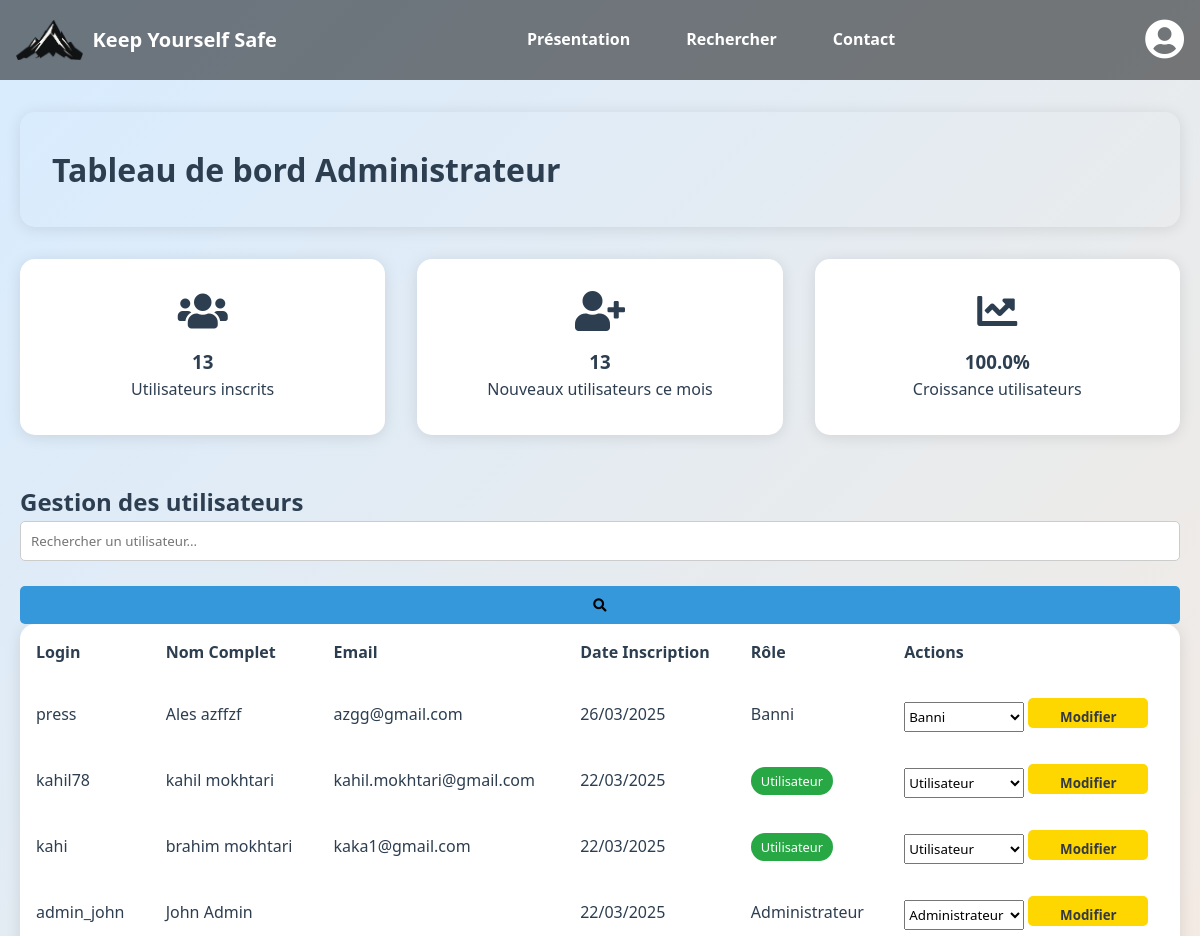
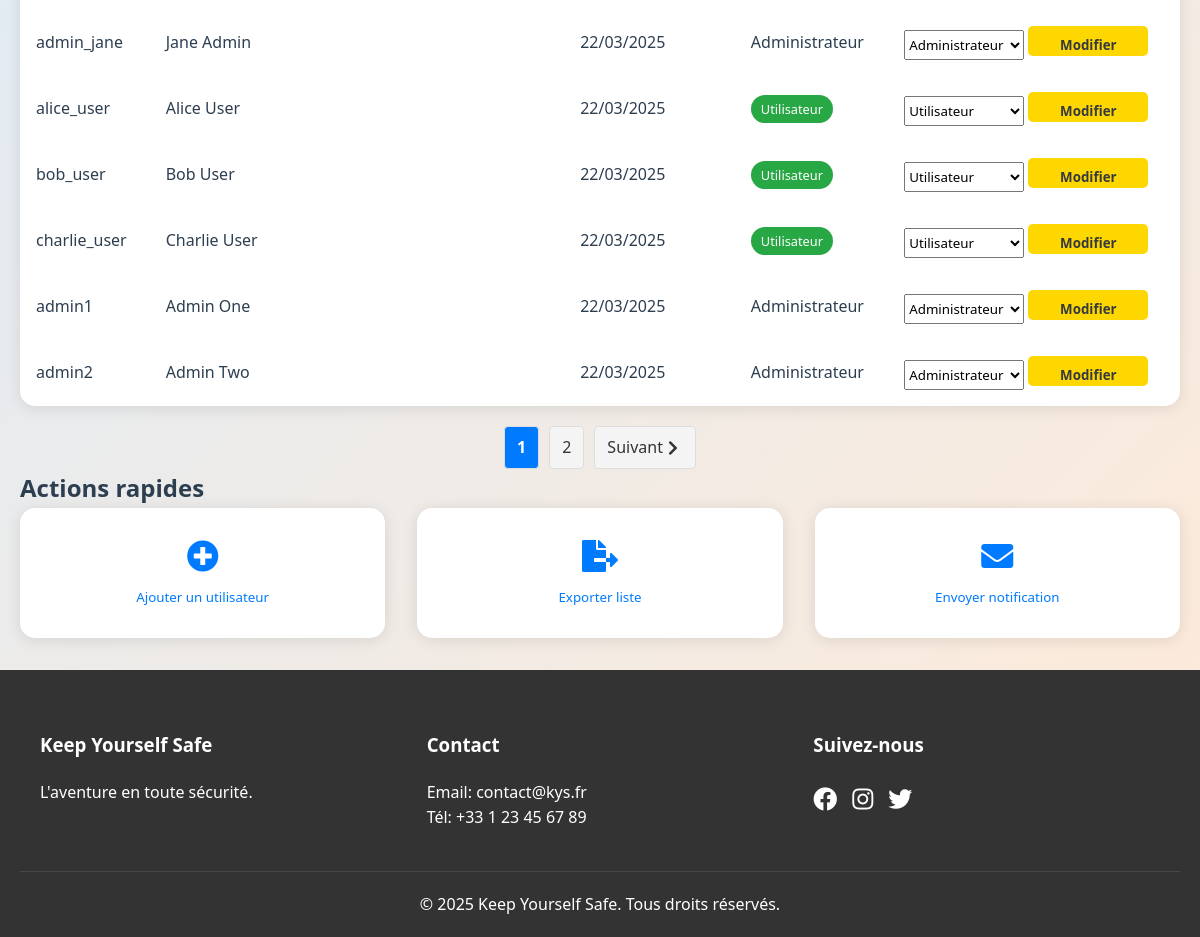
The page /admin.php (signed in) on the database as committed earlier (2 pictures, top to bottom).
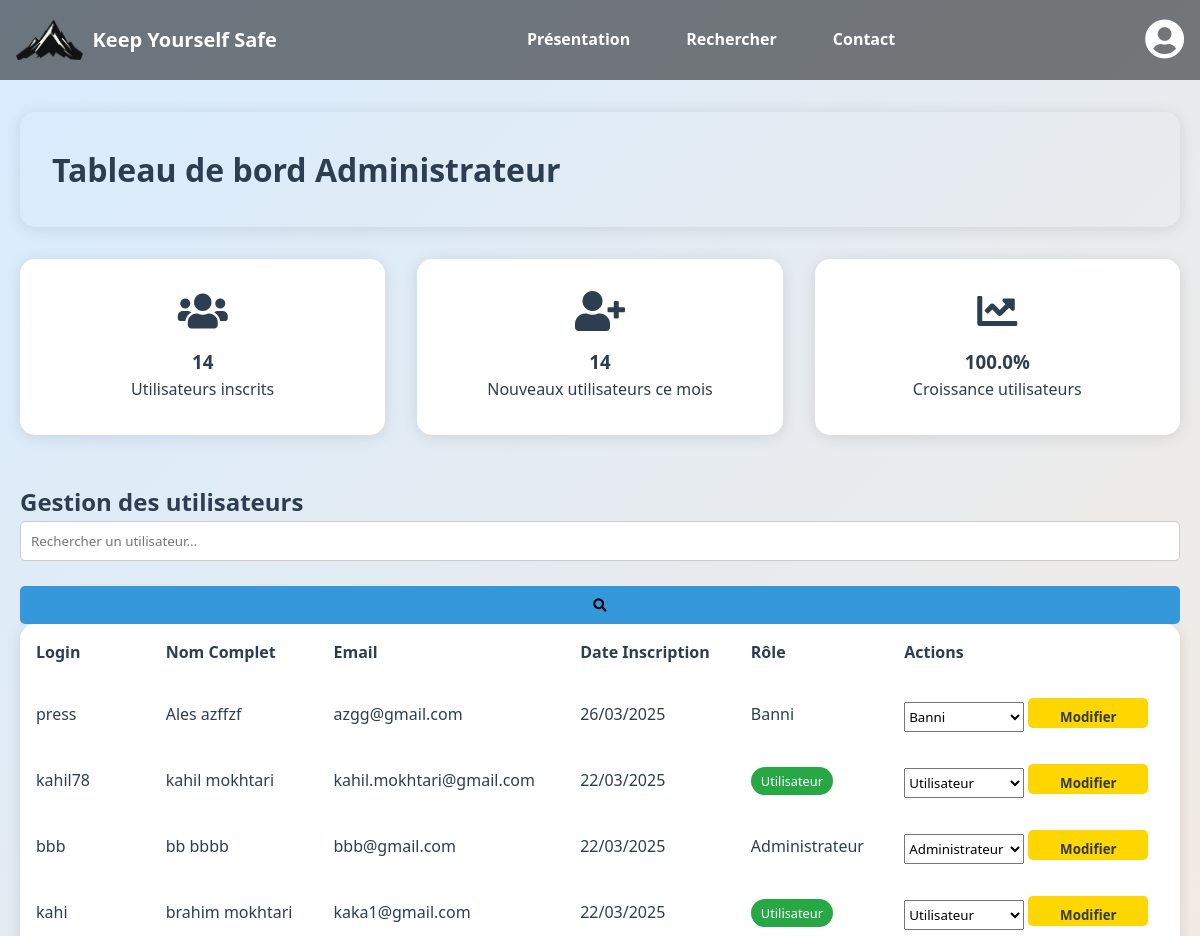
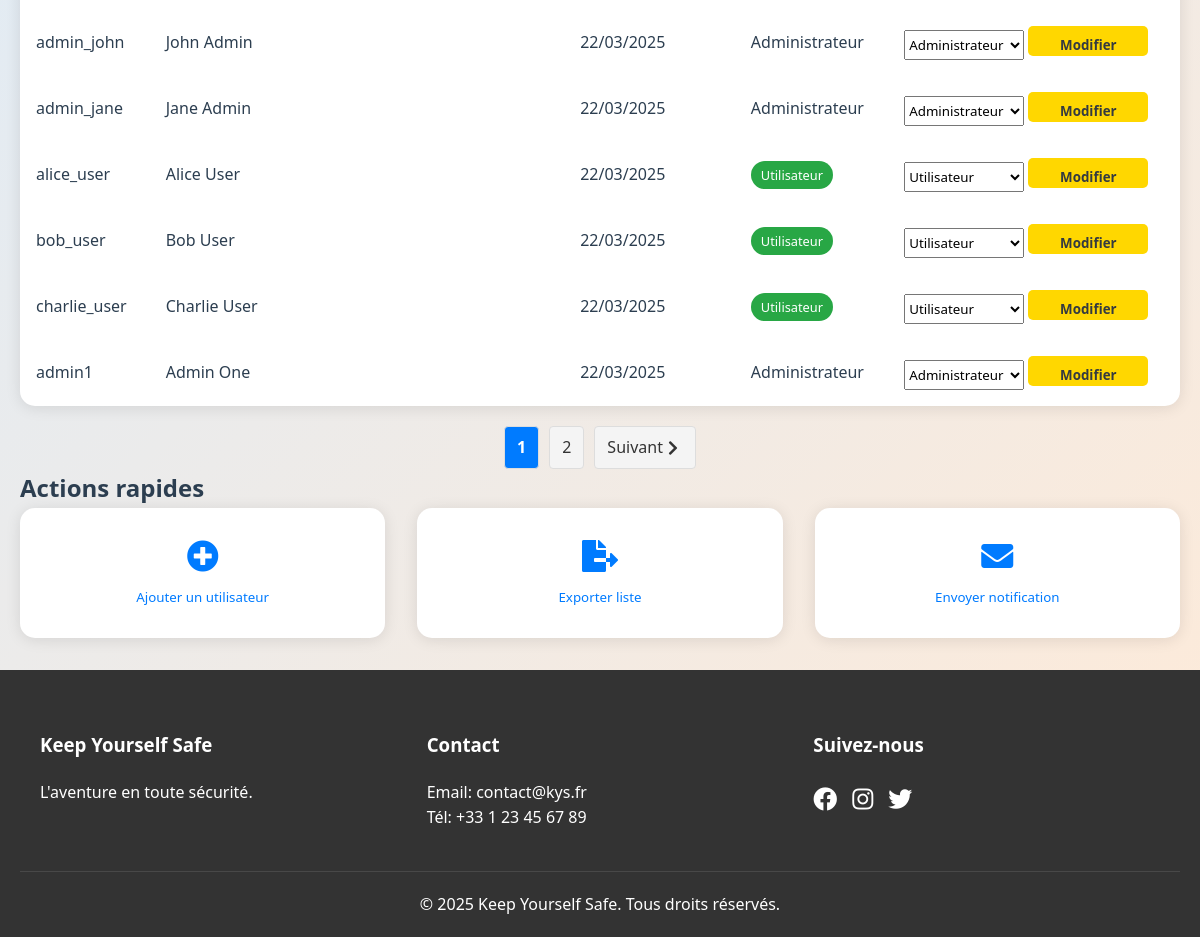
The same page on the database as committed later (2 pictures, top to bottom).
### tables this page shows
CREATE TABLE `users` (
  `id` int(11) NOT NULL,
  `login` varchar(50) NOT NULL,
  `email` varchar(255) NOT NULL,
  `password` varchar(255) NOT NULL,
  `role` varchar(20) DEFAULT 'user',
  `firstname` varchar(100) NOT NULL,
  `lastname` varchar(100) NOT NULL,
  `registration_date` datetime DEFAULT current_timestamp()
);

### admin.php (the view, shortened to what this page needs)
<?php
$db = Database::getInstance();
$pdo = $db->getConnection();
$usersPerPage = 10;
$page = isset($_GET['page']) ? (int)$_GET['page'] : 1;
$page = max(1, $page);
$searchTerm = isset($_GET['search']) ? $_GET['search'] : '';
$countQuery = "SELECT COUNT(*) FROM users WHERE 1=1";
$userQuery = "SELECT * FROM users WHERE 1=1";
$params = [];
$countStmt = $pdo->prepare($countQuery);
$countStmt->execute($params);
$totalUsers = $countStmt->fetchColumn();
$totalPages = ceil($totalUsers / $usersPerPage);
$page = min($page, max(1, $totalPages));
$userQuery .= " ORDER BY registration_date DESC LIMIT :offset, :limit";
$params[':offset'] = ($page - 1) * $usersPerPage;
$params[':limit'] = $usersPerPage;
$userStmt = $pdo->prepare($userQuery);
foreach ($params as $key => $value) {
    if (is_int($value)) {
        $userStmt->bindValue($key, $value, PDO::PARAM_INT);
    } else {
        $userStmt->bindValue($key, $value, PDO::PARAM_STR);
    }
}
$userStmt->execute();
$currentPageUsers = $userStmt->fetchAll(PDO::FETCH_ASSOC);
$totalUsersCount = $pdo->query("SELECT COUNT(*) FROM users")->fetchColumn();
$newUsersThisMonth = $pdo->query("SELECT COUNT(*) FROM users WHERE MONTH(registration_date) = MONTH(CURRENT_DATE()) AND YEAR(registration_date) = YEAR(CURRENT_DATE())")->fetchColumn();
?>
<!DOCTYPE html>
<html lang="fr">
<head>
    <link rel="stylesheet" type="text/css" href="style.css">
    <link rel="stylesheet" href="https://cdnjs.cloudflare.com/ajax/libs/font-awesome/5.15.4/css/all.min.css">
</head>
<body>
    <nav>
        <div class="nav-left">
            <a href="accueil.php" class="nav-brand">
                <img src="img/logo.png" alt="Logo">
                Keep Yourself Safe
            </a>
        </div>
        <ul class="nav-links">
            <li><a href="presentation.php">Présentation</a></li>
            <li><a href="recherche.php">Rechercher</a></li>
            <li><a href="mailto:contact@kys.fr">Contact</a></li>
        </ul>
        <div class="nav-right">
            <?php if (isset($_SESSION['user'])) { ?>
                <a href="profile.php" class="profile-icon">
                    <i class="fas fa-user-circle"></i>
                </a>
            <?php } ?>
        </div>
    </nav>
    <main class="admin-container">
        <div class="admin-header">
            <h1>Tableau de bord Administrateur</h1>
        </div>
        <div class="admin-stats-grid">
            <div class="stat-card">
                <i class="fas fa-users"></i>
                <h3><?php echo $totalUsersCount; ?></h3>
                <p>Utilisateurs inscrits</p>
            </div>
            <div class="stat-card">
                <i class="fas fa-user-plus"></i>
                <h3><?php echo $newUsersThisMonth; ?></h3>
                <p>Nouveaux utilisateurs ce mois</p>
            </div>
            <div class="stat-card">
                <i class="fas fa-chart-line"></i>
                <h3><?php echo number_format(($newUsersThisMonth / $totalUsersCount * 100), 1); ?>%</h3>
                <p>Croissance utilisateurs</p>
            </div>
        </div>
        <section class="admin-section">
            <h2>Gestion des utilisateurs</h2>
            <form method="GET" action="admin.php" class="search-bar">
                <input type="text" name="search" placeholder="Rechercher un utilisateur..." value="<?php echo htmlspecialchars($searchTerm); ?>">
                <button type="submit" class="search-btn">
                    <i class="fas fa-search"></i>
                </button>
            </form>
            <table class="admin-table">
                <thead>
                    <tr>
                        <th>Login</th>
                        <th>Nom Complet</th>
                        <th>Email</th>
                        <th>Date Inscription</th>
                        <th>Rôle</th>
                        <th>Actions</th>
                    </tr>
                </thead>
                <tbody>
                    <?php foreach ($currentPageUsers as $user): ?>
                    <tr>
                        <td><?php echo htmlspecialchars($user['login']); ?></td>
                        <td><?php echo htmlspecialchars($user['firstname'] . ' ' . $user['lastname']); ?></td>
                        <td><?php echo htmlspecialchars($user['email']); ?></td>
                        <td><?php echo date('d/m/Y', strtotime($user['registration_date'])); ?></td>
                        <td>
                            <?php
                            switch($user['role']) {
                                case 'admin':
                                    echo '<span class="role-admin">Administrateur</span>';
                                    break;
                                case 'banned':
                                    echo '<span class="role-banned">Banni</span>';
                                    break;
                                default:
                                    echo '<span class="role-user">Utilisateur</span>';
                            }
                            ?>
                        </td>
                        <td>
                            <form method="POST" style="display:inline;">
                                <select name="role" style="width:120px; height:30px;">
                                    <option value="user" <?php echo $user['role'] === 'user' ? 'selected' : ''; ?>>Utilisateur</option>
                                    <option value="admin" <?php echo $user['role'] === 'admin' ? 'selected' : ''; ?>>Administrateur</option>
                                    <option value="banned" <?php echo $user['role'] === 'banned' ? 'selected' : ''; ?>>Banni</option>
                                </select>
                                <button type="submit" class="btn btn-edit" style="width:120px; height:30px;">
                                    Modifier
                                </button>
                            </form>
                        </td>
                    </tr>
                    <?php endforeach; ?>
                </tbody>
            </table>
            <?php if ($totalPages > 1) { ?>
            <ul class="pagination">
                <?php
                $startPage = max(1, $page - 2);
                $endPage = min($totalPages, $page + 2);
                for ($i = $startPage; $i <= $endPage; $i++) {
                    $activeClass = ($i === $page) ? ' class="active"' : '';
                    echo '<li><a href="?page=' . $i . (!empty($searchTerm) ? '&search=' . urlencode($searchTerm) : '') . '"' . $activeClass . '>' . $i . '</a></li>';
                }
                ?>
                <?php if ($page < $totalPages) { ?>
                <li><a href="?page=<?php echo $page + 1; ?><?php echo !empty($searchTerm) ? '&search=' . urlencode($searchTerm) : ''; ?>">
                    Suivant <i class="fas fa-chevron-right"></i>
                </a></li>
                <?php } ?>
            </ul>
            <?php } ?>
        </section>
        <section class="admin-section">
            <h2>Actions rapides</h2>
            <div class="quick-actions">
                <button class="action-card">
                    <i class="fas fa-plus-circle"></i>
                    Ajouter un utilisateur
                </button>
                <button class="action-card">
                    <i class="fas fa-file-export"></i>
                    Exporter liste
                </button>
                <button class="action-card">
                    <i class="fas fa-envelope"></i>
                    Envoyer notification
                </button>
            </div>
        </section>
    </main>
    <footer>
        <div class="footer-content">
            <div class="footer-section">
                <h3>Keep Yourself Safe</h3>
                <p>L'aventure en toute sécurité.</p>
            </div>
            <div class="footer-section">
                <h3>Contact</h3>
                <p>Email: contact@kys.fr</p>
                <p>Tél: +33 1 23 45 67 89</p>
            </div>
            <div class="footer-section">
                <h3>Suivez-nous</h3>
                <div class="social-links">
                    <a href="#"><i class="fab fa-facebook"></i></a>
                    <a href="#"><i class="fab fa-instagram"></i></a>
                    <a href="#"><i class="fab fa-twitter"></i></a>
                </div>
            </div>
        </div>
        <div class="footer-bottom">
            <p>&copy; 2025 Keep Yourself Safe. Tous droits réservés.</p>
        </div>
    </footer>
</body>
</html>

Rows that differ between the two databases and show on the page:
no longer on this page (row unchanged): users: login "admin2", firstname+lastname "Admin Two", registration_date "22/03/2025", shows "Administrateur", role "Administrateur"
added users: login "bbb", firstname+lastname "bb bbbb", email "bbb@gmail.com", registration_date "22/03/2025", shows "Administrateur", role "Administrateur"
Other text that changed with them:
$totalUsersCount: "13" → "14"
$newUsersThisMonth: "13" → "14"
